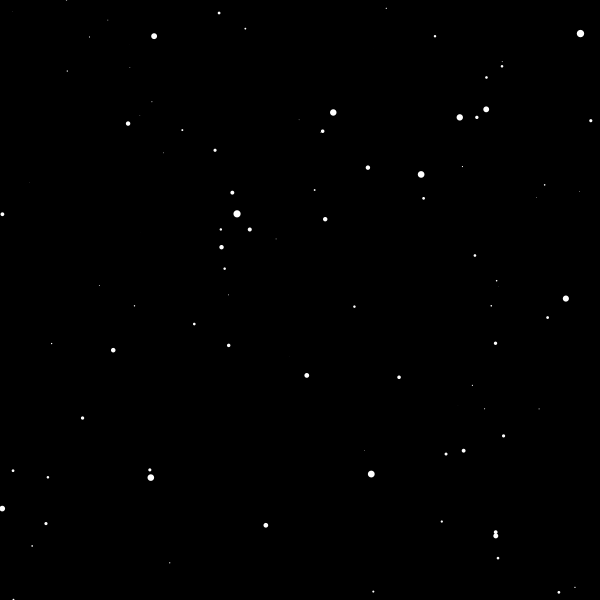
Frame 1 (no input)
Frame 60 (the mouse pressed at the canvas centre just before this capture): identical to frame 1, image omitted
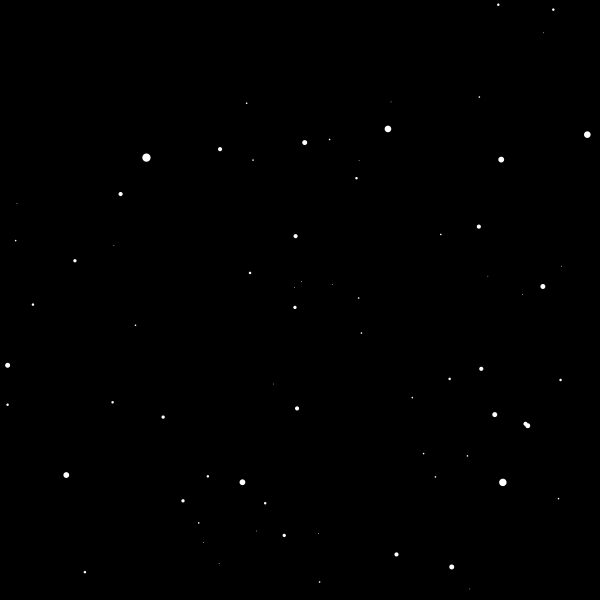
Frame 120 (the mouse held since frame 60 and released just before this capture)

The Processing sketch that drew these frames (run headless with seeded random() and noise(); from frame 60 on, the mouse is pressed at the canvas centre):

// Processing sketch: starfield
// ── starfield.pde
Star[] stars = new Star[1000];

float speed;

void setup() {
  size(600, 600);
  //fullScreen();

  for (int i = 0; i < stars.length; i++)
    stars[i] = new Star();
}

void draw() {

  speed = map(mouseX, 0, width, 0, 100);

  background(0);
  translate(width/2, height/2);
  for (int i=0; i< stars.length; i++) {
    stars[i].update();
    stars[i].show();
  }
}

// ── Stella.pde
class Star {
  float x, y, z;

  Star() {

    x = random(-width, width);
    y = random(-height, height);
    z = random(width);
  }

  void update() {
    z -=speed;

    if (z < 1) {
      z = width;
      x = random(-width, width);
      y = random(-height, height);
    }
  }

  void show() {
    fill(255);
    noStroke();

    float sx = map(x/z, 0, 1, 0, width);
    float sy = map(y/z, 0, 1, 0, height);

    float r = map(z, 0, width, 10, 0);

    ellipse(sx, sy, r, r);
  }
}
